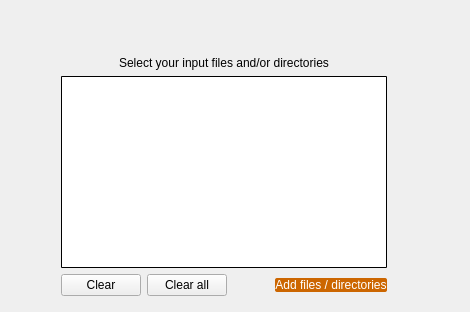
           <widget class="QWidget" name="filelisting">
            <layout class="QVBoxLayout" name="verticalLayout_11">
             <property name="spacing">
              <number>0</number>
             </property>
             <property name="leftMargin">
              <number>0</number>
             </property>
             <property name="topMargin">
              <number>0</number>
             </property>
             <property name="rightMargin">
              <number>0</number>
             </property>
             <property name="bottomMargin">
              <number>0</number>
             </property>
             <item>
              <layout class="QVBoxLayout" name="verticalLayout_10">
               <property name="spacing">
                <number>0</number>
               </property>
               <item>
                <spacer name="verticalSpacer_6">
                 <property name="orientation">
                  <enum>Qt::Vertical</enum>
                 </property>
                 <property name="sizeType">
                  <enum>QSizePolicy::Fixed</enum>
                 </property>
                 <property name="sizeHint" stdset="0">
                  <size>
                   <width>20</width>
                   <height>56</height>
                  </size>
                 </property>
                </spacer>
               </item>
               <item>
                <layout class="QHBoxLayout" name="horizontalLayout_8">
                 <property name="spacing">
                  <number>0</number>
                 </property>
                 <item>
                  <spacer name="horizontalSpacer_10">
                   <property name="orientation">
                    <enum>Qt::Horizontal</enum>
                   </property>
                   <property name="sizeType">
                    <enum>QSizePolicy::Fixed</enum>
                   </property>
                   <property name="sizeHint" stdset="0">
                    <size>
                     <width>61</width>
                     <height>20</height>
                    </size>
                   </property>
                  </spacer>
                 </item>
                 <item>
                  <layout class="QVBoxLayout" name="verticalLayout_9">
                   <property name="spacing">
                    <number>6</number>
                   </property>
                   <item>
                    <widget class="QLabel" name="label">
                     <property name="text">
                      <string>Select your input files and/or directories</string>
                     </property>
                     <property name="alignment">
                      <set>Qt::AlignCenter</set>
                     </property>
                    </widget>
                   </item>
                   <item>
                    <widget class="QListWidget" name="filelistingListWidget">
                     <property name="sizeIncrement">
                      <size>
                       <width>100</width>
                       <height>100</height>
                      </size>
                     </property>
                     <property name="styleSheet">
                      <string notr="true">QListWidget::item{ selection-background-color: rgb(0, 153, 200)}
QListWidget:hover{color: rgb(255, 255, 255)}
QListWidget{border-radius:1px;border-width:1px; border-color:rgb(0, 0, 0); border-style:solid}</string>
                     </property>
                    </widget>
                   </item>
                   <item>
                    <layout class="QHBoxLayout" name="horizontalLayout_4">
                     <item>
                      <widget class="QPushButton" name="clearButtonFilelisting">
                       <property name="toolTip">
                        <string>Remove currently selected entry</string>
                       </property>
                       <property name="text">
                        <string>Clear</string>
                       </property>
                      </widget>
                     </item>
                     <item>
                      <widget class="QPushButton" name="clearAllButtonFilelisting">
                       <property name="toolTip">
                        <string>Remove all entries</string>
                       </property>
                       <property name="text">
                        <string>Clear all</string>
                       </property>
                      </widget>
                     </item>
                     <item>
                      <spacer name="horizontalSpacer_11">
                       <property name="orientation">
                        <enum>Qt::Horizontal</enum>
                       </property>
                       <property name="sizeType">
                        <enum>QSizePolicy::Fixed</enum>
                       </property>
                       <property name="sizeHint" stdset="0">
                        <size>
                         <width>2</width>
                         <height>20</height>
                        </size>
                       </property>
                      </spacer>
                     </item>
                     <item>
                      <spacer name="horizontalSpacer_6">
                       <property name="orientation">
                        <enum>Qt::Horizontal</enum>
                       </property>
                       <property name="sizeHint" stdset="0">
                        <size>
                         <width>40</width>
                         <height>20</height>
                        </size>
                       </property>
                      </spacer>
                     </item>
                     <item>
                      <widget class="QPushButton" name="addFilesDirectoriesButton">
                       <property name="sizePolicy">
                        <sizepolicy hsizetype="Minimum" vsizetype="Fixed">
                         <horstretch>0</horstretch>
                         <verstretch>0</verstretch>
                        </sizepolicy>
                       </property>
                       <property name="minimumSize">
                        <size>
                         <width>0</width>
                         <height>0</height>
                        </size>
                       </property>
                       <property name="toolTip">
                        <string>Add more files and/or directories</string>
                       </property>
                       <property name="styleSheet">
                        <string notr="true">QPushButton{background-color: rgb(204, 102, 0); color: rgb(255, 255, 255); border-radius:2px}
QPushButton:hover{background-color: rgb(244, 122, 0); color: rgb(255, 255, 255)}</string>
                       </property>
                       <property name="text">
                        <string>Add files / directories</string>
                       </property>
                      </widget>
                     </item>
                    </layout>
                   </item>
                  </layout>
                 </item>
                 <item>
                  <spacer name="horizontalSpacer_9">
                   <property name="orientation">
                    <enum>Qt::Horizontal</enum>
                   </property>
                   <property name="sizeType">
                    <enum>QSizePolicy::Fixed</enum>
                   </property>
                   <property name="sizeHint" stdset="0">
                    <size>
                     <width>83</width>
                     <height>20</height>
                    </size>
                   </property>
                  </spacer>
                 </item>
                </layout>
               </item>
               <item>
                <spacer name="verticalSpacer_7">
                 <property name="orientation">
                  <enum>Qt::Vertical</enum>
                 </property>
                 <property name="sizeType">
                  <enum>QSizePolicy::Preferred</enum>
                 </property>
                 <property name="sizeHint" stdset="0">
                  <size>
                   <width>20</width>
                   <height>16</height>
                  </size>
                 </property>
                </spacer>
               </item>
              </layout>
             </item>
            </layout>
           </widget>
